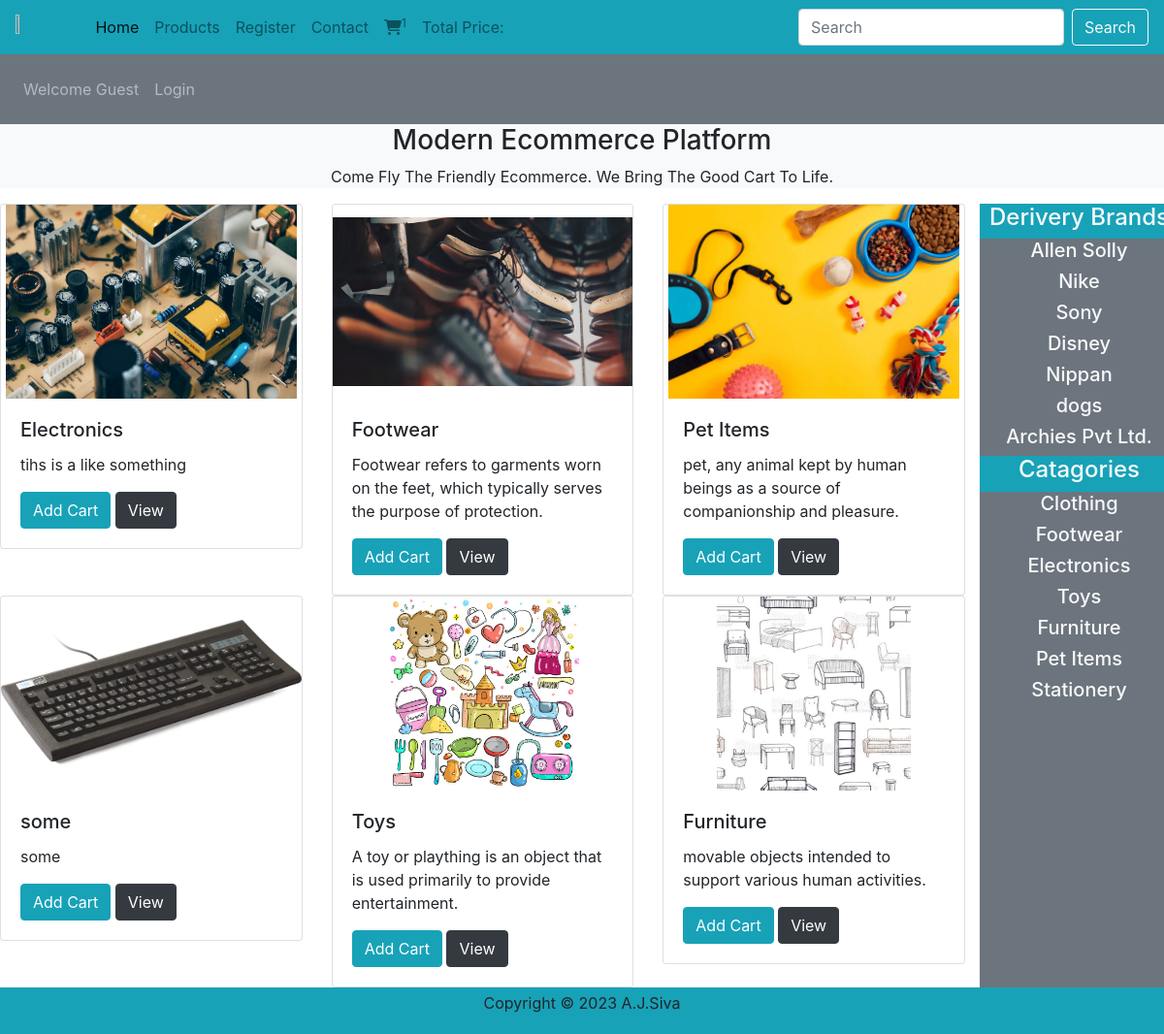
The page / on the database its author committed.
### tables this page shows
CREATE TABLE `product_table` (
  `id` int(11) NOT NULL,
  `product_title` varchar(255) NOT NULL,
  `product_description` varchar(255) NOT NULL,
  `product_keyword` varchar(255) NOT NULL,
  `category_id` int(11) NOT NULL,
  `brand_id` int(11) NOT NULL,
  `product_image1` varchar(255) NOT NULL,
  `product_image2` varchar(255) NOT NULL,
  `product_image3` varchar(255) NOT NULL,
  `product_price` varchar(255) NOT NULL,
  `date` timestamp NOT NULL DEFAULT current_timestamp() ON UPDATE current_timestamp(),
  `status` varchar(100) NOT NULL
);

CREATE TABLE `brands` (
  `brand_id` int(11) NOT NULL,
  `brand_title` varchar(100) NOT NULL
);

CREATE TABLE `categories` (
  `category_id` int(11) NOT NULL,
  `category_title` varchar(200) NOT NULL
);

### functions/common_function.php (the view, shortened to what this page needs)
<?php
include("./includes/connect.php");
    function get_products(){
        if (!isset($_GET['categories'])) {
            if (!isset($_GET['brand'])) {
                if (!isset($_GET['search'])) {
        global $con;
        $select_query = "Select * from `product_table` order by rand() limit 6";
        $result = mysqli_query($con,$select_query);
        while($row =mysqli_fetch_assoc($result)){
              echo " <div class='col-md-4 w-100'>
              <div class='card' >
                      <img src='./images/$row[product_image1]' class='card-img-top' alt='...'>
              <div class='card-body'>
                      <h5 class='card-title'>$row[product_title]</h5>
                      <p class='card-text'>$row[product_description]</p>
                      <a href='#' class='btn btn-info'>Add Cart</a>
                        <a href='#' class='btn btn-dark'>View</a>
              </div>
              </div>
      </div>";
        }
    }
}
}
}
    function get_brands(){
            global $con;
        $select_query= "select * from `brands`";
        $result = mysqli_query($con,$select_query);
        while($row_data = mysqli_fetch_assoc($result)){
                echo "<li class='nav-item'>
                <a href='index.php?brand=$row_data[brand_id]' class='navlink text-light'><h5>$row_data[brand_title]</h5></a>";
        };
}
    function get_cat(){
                global $con;
                $select_query = "Select * from categories";
                $result = mysqli_query($con,$select_query);
                while($row_data = mysqli_fetch_assoc($result)){
                echo "<li class='nav-item ''>
                <a href='index.php?categories=$row_data[category_id]' class='navlink text-light'><h5>$row_data[category_title]</h5></a>";
                }
    }
?>

### index.php (shortened to what this page needs)
<?php
include('includes/connect.php');
include('./functions/common_function.php');
?>
<!DOCTYPE html>
<html lang="en">
<head>
        <link rel="stylesheet" href="https://cdn.jsdelivr.net/npm/bootstrap@4.6.2/dist/css/bootstrap.min.css">
        <link rel="stylesheet" href="https://cdnjs.cloudflare.com/ajax/libs/font-awesome/6.3.0/css/all.min.css" />
        <link rel="stylesheet" href="style.css">
</head>
<body>
        <header >
                <div class="container-fluid p-0 nav_fst">
                        <nav class="navbar navbar-expand-lg navbar-light bg-info">
                                <img src="./images/logo.png" class="logo">
                                <div class="collapse navbar-collapse" id="navbarTogglerDemo01">
                                        <ul class="navbar-nav mr-auto mt-2 mt-lg-0">
                                                <li class="nav-item active">
                                                        <a class="nav-link" href="#">Home </a>
                                                </li>
                                                <li class="nav-item">
                                                        <a class="nav-link" href="#">Products</a>
                                                </li>
                                                <li class="nav-item">
                                                        <a class="nav-link" href="#">Register</a>
                                                </li>
                                                <li class="nav-item">
                                                        <a class="nav-link" href="#">Contact</a>
                                                </li>
                                                <li class="nav-item">
                                                        <a class="nav-link" href="#"><i class="fa-sharp fa-solid fa-cart-shopping"></i><sup>1<sup></a>
                                                </li>
                                                <li class="nav-item">
                                                        <a class="nav-link" href="#">Total Price:</a>
                                                </li>
                                        </ul>
                                        <form class="form-inline my-2 my-lg-0" id="search" action="" method="get">
                                                <input class="form-control mr-sm-2" type="search" name="search_value" placeholder="Search" aria-label="Search">
                                                <input class="btn btn-outline-light my-2 my-sm-0" type="submit" name="search" value="Search"></input>
                                        </form>
                                </div>
                </div>
                <nav class="navbar navbar-expand-lg navbar-dark navbar-dark bg-secondary p-3 nav_sec">
                        <ul class="navbar-nav mr-auto mt-2 mt-lg-0">
                                <li class="nav-item ">
                                        <a class="nav-link" href="#">Welcome Guest </a>
                                </li>
                                <li class="nav-item ">
                                        <a class="nav-link" href="#">Login</a>
                                </li>
                        </ul>
                </nav>
                <div class="bg-light nav_the">
                        <h3 class="text-center">Modern Ecommerce Platform</h3>
                        <p class="text-center">Come Fly The Friendly Ecommerce. We Bring The Good Cart To Life. </p>
                </div>
        </header>
        <section class="pro">
                <div class="row ">
                        <div class="col-md-10" id="display">
                                <div class="row">
                                        <?php
                                        get_products();
                                        ?>
                                </div>
                        </div>
                        <div class="col-md-2 bg-secondary p-0">
                                <ul class="navbar-nav  text-center">
                                        <li class="nav-item bg-info">
                                                <a href="#" class="navlink text-light">
                                                        <h4>Derivery Brands</h4>
                                                </a>
                                        </li>
                                        <?php
                                        get_brands();
                                        ?>
                                </ul>
                                <ul class="navbar-nav me-auto text-center">
                                        <li class="nav-item bg-info">
                                                <a href="#" class="navlink text-light">
                                                        <h4>Catagories</h4>
                                                </a>
                                        </li>
                                        <?php
                                        get_cat();
                                        ?>
                                        </li>
                                </ul>
                        </div>
        </section>
        <footer class="foot">
                <div class="bottom bg-info p-1 text-center footer ">
                        <p>Copyright © 2023 A.J.Siva </p>
                </div>
        </footer>
</body>
</html>

### style.css (style rules this page uses)
* { margin:0; padding:0; box-sizing: border; }
.logo { width:5%; height:5%; }
.card-img-top { width:100%; height:200px; object-fit: contain; }

### rows shown on the page
product_table: product_image1 (picture), product_title "Electronics", product_description "tihs is a like something"
product_table: product_image1 (picture), product_title "Footwear", product_description "Footwear refers to garments worn on the feet, which typically serves the purpose of protection."
product_table: product_image1 (picture), product_title "Pet Items", product_description "pet, any animal kept by human beings as a source of companionship and pleasure."
product_table: product_image1 (picture), product_title "some", product_description "some"
product_table: product_image1 (picture), product_title "Toys", product_description "A toy or plaything is an object that is used primarily to provide entertainment."
product_table: product_image1 (picture), product_title "Furniture", product_description "movable objects intended to support various human activities."
brands: brand_title "Allen Solly"
brands: brand_title "Nike"
brands: brand_title "Sony"
brands: brand_title "Disney"
brands: brand_title "Nippan"
brands: brand_title "dogs"
brands: brand_title "Archies Pvt Ltd."
categories: category_title "Clothing"
categories: category_title "Footwear"
categories: category_title "Electronics"
categories: category_title "Toys"
categories: category_title "Furniture"
categories: category_title "Pet Items"
categories: category_title "Stationery"
